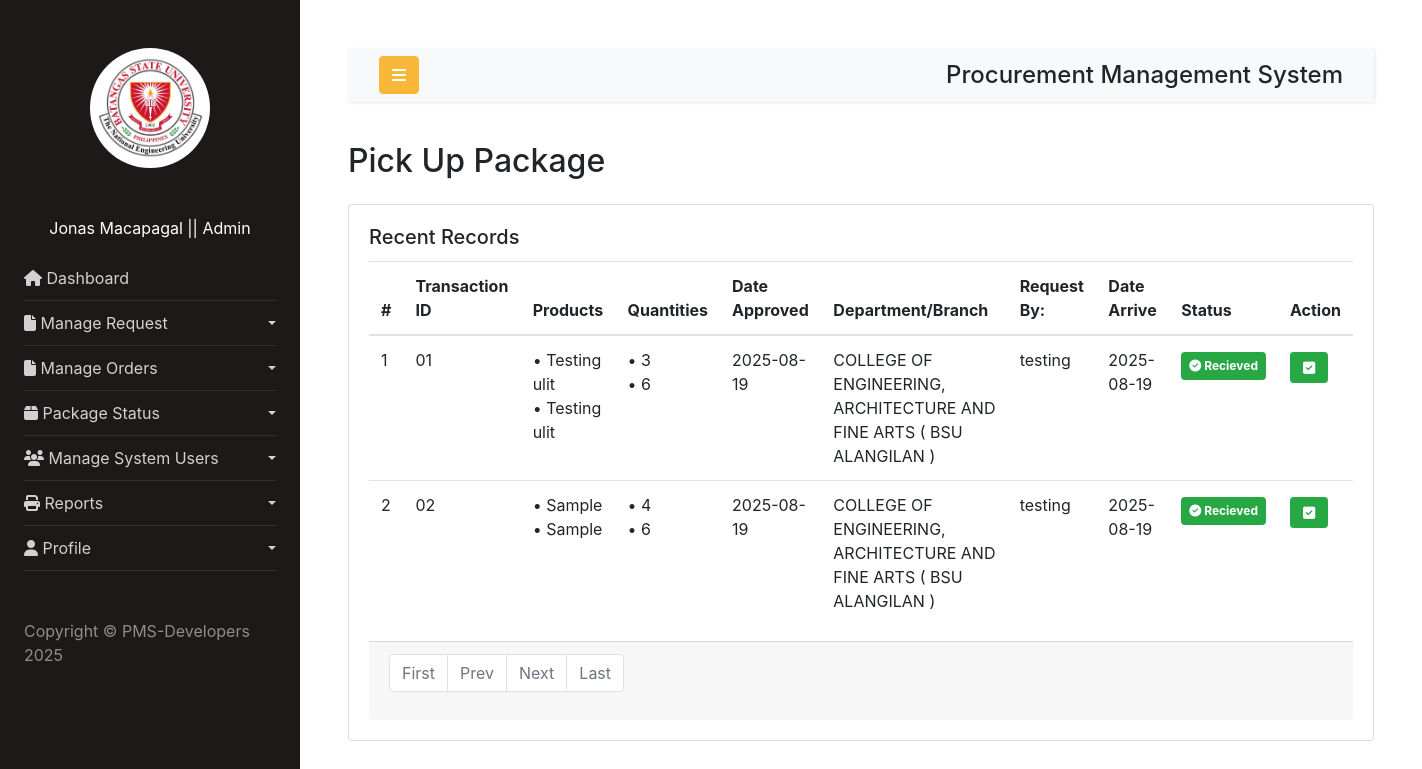
The page /EndUsers/adminpickupPackage.php (signed in) on the database its author committed.
### tables this page shows
CREATE TABLE `orderconfirmation` (
  `oc_id` int(255) NOT NULL,
  `orderID` varchar(255) NOT NULL,
  `products` text NOT NULL,
  `quantities` text NOT NULL,
  `empID` varchar(255) NOT NULL,
  `status` int(2) NOT NULL DEFAULT 0,
  `datePosted` text NOT NULL
);

CREATE TABLE `users` (
  `user_id` int(255) NOT NULL,
  `username` varchar(255) NOT NULL,
  `password` varchar(255) NOT NULL,
  `fullname` varchar(255) NOT NULL,
  `department` varchar(255) DEFAULT NULL,
  `campus` text DEFAULT NULL,
  `access` varchar(50) DEFAULT NULL,
  `status` int(2) NOT NULL DEFAULT 0,
  `dateAdded` date DEFAULT current_timestamp(),
  `isprotected` int(2) NOT NULL DEFAULT 0
);

### EndUsers/adminpickupPackage.php (the view, shortened to what this page needs)
<?php
include_once("./components/header.php");
include_once("./components/sidebar.php");
include_once("./components/innernavbar.php");
$con = connection();
?>
<h2 class="mb-4">Pick Up Package</h2>
<div class="row">
  <div class="col-lg-12 md-3">
    <div class="card">
      <div class="card-body">
        <h5 class="card-title">Recent Records</h5>
        <div class="table-responsive">
          <table class="table table-striped-columns">
            <thead>
                <tr>
                    <th scope="col">#</th>
                    <th scope="col">Transaction ID</th>
                    <th scope="col">Products</th>
                    <th scope="col">Quantities</th>
                    <th scope="col">Date Approved</th>
                    <th scope="col">Department/Branch</th>
                    <th scope="col">Request By:</th>
                    <th scope="col">Date Arrive</th>
                    <th scope="col">Status</th>
                    <th scope="col">Action</th>
                </tr>
            </thead>
            <tbody>
            <?php
                    if(isset($_GET['page_no']) && $_GET['page_no'] !== ""){
                      $page_no = $_GET['page_no'];
                    }else{
                        $page_no = 1;
                    }
                    $total_records_per_page = 3;
                    $offset = ($page_no - 1) * $total_records_per_page;
                    $count = $offset + 1;
                    $search = mysqli_query($con, "SELECT COUNT(*) as total_records FROM `orderconfirmation` WHERE `status` = 1 ORDER BY `oc_id` DESC")
                    or die(mysqli_errno($con));
                    $records = mysqli_fetch_array($search);
                    $total_records = $records['total_records'];
                    $total_no_of_pages = ceil($total_records / $total_records_per_page);
                    $getUsersInfo = mysqli_query($con,"SELECT * FROM `orderconfirmation`  WHERE `status` = 1 ORDER BY `oc_id` DESC LIMIT $offset , $total_records_per_page");
                    while($row = mysqli_fetch_assoc($getUsersInfo)){
                    ?>
                  <tr>
                    <td><?php echo $count++;?></td>
                    <td class="id"><?= $row['orderID']; ?></td>
                    <td class="">
                        <?php
                                $imploded_data = $row['products'];
                                $exploded_price = explode(",", $imploded_data);
                                foreach ($exploded_price as $value) {
                                    echo "• ".$value."<br>";
                                }
                            ?>
                    </td>
                    <td class="">
                        <?php
                                $imploded_data = $row['quantities'];
                                $exploded_price = explode(",", $imploded_data);
                                foreach ($exploded_price as $value) {
                                    echo "• ".$value."<br>";
                                }
                            ?>
                    </td>
                    <td class=""><?=  $row['datePosted'];?></td>
                      <?php
                        $username = $row['empID'];
                        $selectUser = mysqli_query($con,"SELECT * FROM `users` WHERE `username` = '$username'");
                        while($data = mysqli_fetch_assoc($selectUser)){
                      ?>
                        <td class=""><?=  $data['department'];?> ( <?=  $data['campus'];?> ) </td>
                        <td class=""><?=  $data['fullname'];?></td>
                      <?php
                       }
                      ?>
                    <td class=""><?=  $row['datePosted'];?></td>
                    <td>
                      <?php
                        if ($row['status'] == 0 ) {
                          echo '<span class="badge bg-secondary text-white p-2"><i class="fa fa-exclamation-triangle"></i> Ready to Pick-Up </span>';
                        } else {
                          echo '<span class="badge bg-success text-white p-2 mt-1"><i class="fa fa-check-circle"></i> Recieved </span>';
                        }
                      ?>
                    </td>
                    <td>
                      <button type="button" class="btn btn-sm btn-success mt-1 p-1 editbutton" data-bs-toggle="modal" data-bs-target="#verifyModal">
                        <i class="fa fa-check-square-o mx-2" data-toggle="tooltip" title="Action"></i>
                      </button>
                    </td>
                  </tr>
                  <?php }?>
            </tbody>
          </table>
          <div class="card-footer bg-bg-info-subtle d-flex align-items-center justify-content-between">
                <nav aria-label="Page navigation example">
                    <ul class="pagination justify-content-center fw-bold">
                        <li class="page-item <?php if($page_no <= 1) echo 'disabled'; ?>">
                            <a class="page-link" href="?page_no=1">First</a>
                        </li>
                        <li class="page-item <?php if($page_no <= 1) echo 'disabled'; ?>">
                            <a class="page-link" href="<?php if($page_no <= 1){ echo '#'; } else { echo "?page_no=".($page_no - 1); } ?>">Prev</a>
                        </li>
                        <li class="page-item <?php if($page_no >= $total_no_of_pages) echo 'disabled'; ?>">
                            <a class="page-link" href="<?php if($page_no >= $total_no_of_pages){ echo '#'; } else { echo "?page_no=".($page_no + 1); } ?>">Next</a>
                        </li>
                        <li class="page-item <?php if($page_no >= $total_no_of_pages) echo 'disabled'; ?>">
                            <a class="page-link" href="?page_no=<?php echo $total_no_of_pages; ?>">Last</a>
                        </li>
                    </ul>
                </nav>
            </div>
        </div>
      </div>
    </div>
  </div>
</div>
<?php include_once("./components/footscript.php"); ?>

### rows shown on the page
orderconfirmation: orderID "01", products "Testing ulit", quantities "3", quantities "6", datePosted "2025-08-19", status 1 (drawn)
users: department "COLLEGE OF ENGINEERING, ARCHITECTURE AND FINE ARTS", campus "BSU ALANGILAN", fullname "testing"
orderconfirmation: orderID "02", products "Sample", quantities "4", quantities "6", datePosted "2025-08-19", status 1 (drawn)

### other values the page prints
$fullname "Jonas Macapagal"
$role "Admin"
